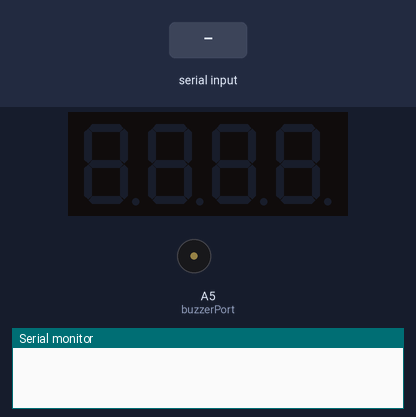
Bench run of a sketch on a simulated Arduino Uno, built with avr-gcc and run on an emulated ATmega328P. Shown: 4-digit seven-segment display, buzzer (waves = sounding), the last lines printed to the serial monitor. The test bench sets the inputs (shaded band). Random numbers use the default seed unless the sketch sets one.

Above: at 1.2 s.
1.3 s: "90,45\n" received over Serial
At 7.8 s:
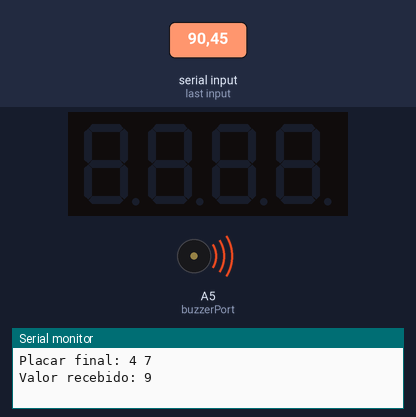
Timing chart, 0 to 10.3 s (numbered marks = the images above; inputs shaded):
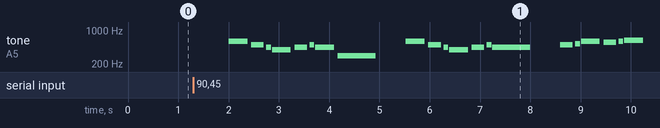

The sketch:

ArduField.ino
```cpp
#include "SevSeg.h"
#include "pitches.h"
#include <unistd.h>
#define NO_SOUND 0

SevSeg sevseg; // Instancia um objeto crontroller do display de 7 segmentos
const int compasso   = 1500; // Altera o compasso da música
const int buzzerPort = A5; // A porta utilizada para o buzzer
int playBuzzer       = 0;
long randNumber;


/*
* Hino do Grêmio
*/
int melodiaTricolor[]    =    { NOTE_D5,NOTE_B4,NOTE_A4,NOTE_G4,NOTE_A4,NOTE_B4,NOTE_A4,NOTE_D4,NO_SOUND,NOTE_D5,NOTE_B4,NOTE_A4,NOTE_G4,NOTE_A4,NOTE_B4,NOTE_A4, NO_SOUND, NOTE_B4, NOTE_C5, NOTE_D5, NOTE_CS5, NOTE_D5, NOTE_DS5, NOTE_D5, NOTE_DS5, NOTE_FS5,  NOTE_E5, NOTE_B4, NOTE_C5, NOTE_D5, NOTE_E5, NOTE_D5, NOTE_A4, NOTE_C5, NOTE_B4, NOTE_G4};
int tempoNotasTricolor[] = {       4,      6,     16,      4,     6,      16,      4,      2,       4,      4,      6,     16,      4,     6,      16,      2,        4,       6,      16,       4,        6,      16,        4,       6,       16,        4,        2,       6,      16,       4,       6,      16,       4,        6,     16,      2 };


/*
* Hino do Brasil
*/
int melodia[] = { NOTE_C4, NOTE_F4,NOTE_E4,NOTE_F4,NOTE_G4,NOTE_A4,NOTE_G4,NOTE_A4,NOTE_AS4, NOTE_B4,NOTE_C5,NOTE_F4,NOTE_C4, NOTE_F4,NOTE_E4,NOTE_G4,NOTE_F4,NOTE_A4,NOTE_G4,NOTE_AS4,NOTE_A4, NOTE_FS4,NOTE_G4,NO_SOUND,NO_SOUND,NOTE_C4, NOTE_G4,NOTE_FS4,NOTE_G4,NOTE_A4,NOTE_AS4,NOTE_A4,NOTE_AS4,NOTE_B4, NOTE_CS5,NOTE_D5,NOTE_G4,NOTE_C4, NOTE_G4,NOTE_F4,NOTE_A4,NOTE_G4,NOTE_AS4,NOTE_A4,NOTE_B4,NOTE_AS4, NOTE_GS4,NOTE_A4,NO_SOUND,NOTE_A4,NOTE_A4, NOTE_AS4,NOTE_A4,NO_SOUND,NOTE_A4,NOTE_AS4,NOTE_A4, NOTE_A4,NOTE_D5,NOTE_C5,NOTE_AS4, NOTE_AS4,NOTE_A4,NOTE_A4,NOTE_G4,NOTE_G4,NOTE_F4,NOTE_F4,NOTE_E4, NOTE_E4,NOTE_D4,NO_SOUND,NOTE_G4,NOTE_G4, NOTE_A4,NOTE_G4,NO_SOUND,NOTE_G4,NOTE_A4,NOTE_G4, NOTE_G4,NOTE_C5,NOTE_B4,NOTE_A4, NOTE_A4,NOTE_G4,NOTE_G4,NOTE_F4,NOTE_F4,NOTE_E4,NOTE_E4,NOTE_D4, NOTE_D4,NOTE_C4,NO_SOUND,NOTE_C4,NOTE_E4,NOTE_G4, NOTE_AS4,NOTE_C4,NOTE_E4,NOTE_G4,NOTE_AS4,NOTE_C4,NOTE_E4,NOTE_G4, NOTE_AS4,NOTE_AS4,NOTE_C4, NOTE_F4,NOTE_E4,NOTE_F4,NOTE_G4,NOTE_A4,NOTE_G4,NOTE_A4,NOTE_AS4, NOTE_B4,NOTE_C5,NOTE_F4,NOTE_C4, NOTE_F4,NOTE_E4,NOTE_G4,NOTE_F4,NOTE_A4,NOTE_G4,NOTE_AS4,NOTE_A4, NOTE_FS4,NOTE_G4,NO_SOUND,NOTE_C4, NOTE_G4,NOTE_FS4,NOTE_G4,NOTE_A4,NOTE_AS4,NOTE_A4,NOTE_AS4,NOTE_B4, NOTE_CS5,NOTE_D5,NOTE_G4,NOTE_C4, NOTE_G4,NOTE_FS4,NOTE_A4,NOTE_G4,NOTE_AS4,NOTE_A4,NOTE_C5,NOTE_AS4, NOTE_GS4,NOTE_A4,NO_SOUND,NO_SOUND,NOTE_F4, NOTE_G4,NOTE_F4,NOTE_E4,NOTE_F4,NOTE_E4,NOTE_F4,NOTE_G4,NOTE_F4, NOTE_F4,NOTE_AS4,NOTE_AS4,NO_SOUND,NOTE_G4, NOTE_A4,NOTE_G4,NOTE_FS4,NOTE_G4,NOTE_FS4,NOTE_G4,NOTE_A4,NOTE_G4, NOTE_G4,NOTE_C5,NOTE_C5,NO_SOUND,NOTE_A4, NOTE_AS4,NOTE_A4,NOTE_GS4,NOTE_A4,NOTE_GS4,NOTE_A4,NOTE_AS4,NOTE_A4, NOTE_A4,NOTE_D5,NOTE_C5,NOTE_AS4,NOTE_G4, NOTE_G4,NOTE_F4,NO_SOUND,NOTE_E4,NOTE_F4,NOTE_G4, NOTE_AS4,NOTE_A4,NOTE_E4,NOTE_F4,NOTE_CS4,NOTE_D4,NOTE_AS4,NOTE_G4, NOTE_G4,NOTE_F4,NO_SOUND,NOTE_G4,NOTE_A4,NOTE_AS4, NOTE_B4,NOTE_C5,NOTE_A4,NOTE_F4,NOTE_D4,NOTE_AS4, NOTE_A4,NOTE_F4,NOTE_D4,NOTE_C4,NOTE_D4,NOTE_E4, NOTE_F4 };
int tempoNotas[] = { 4,6,16,6,16,6,16,6,16,3,8,4,4,6,16,6,16,6,16,6,16,4,4,4,16,8,6,16,6,16,6,16,6,16,3,8,4,4,6,16,6,16,6,16,6,16,4,4,4,6,16,4,4,8,8,6,16,4,2,8,8,8,8,8,8,8,8,8,8,4,4,4,6,16,4,4,8,8,6,16,4,2,8,8,8,8,8,8,8,8,8,8,4,4,8,8,8,8,8,8,8,8,8,8,8,8,2,4,4,6,16,6,16,6,16,6,16,3,8,4,4,6,16,6,16,6,16,6,16,4,4,4,4,6,16,6,16,6,16,6,16,3,8,4,4,6,16,6,16,6,16,6,16,4,4,4,8,16,6,16,6,16,6,16,6,16,3,8,4,8,8,6,16,6,16,6,16,6,16,3,8,4,8,8,6,16,6,16,6,16,6,16,4,3,8,8,8,4,4,8,8,8,8,8,8,8,8,8,8,8,8,4,4,8,8,8,8,8,8,8,8,4,4,4,6,16,4,6,16,2 };
// Duração das Notas: Colcheia:8; Semínima: 4; Mínima:2; Semibreve:1


void setup() {
  byte numDigits = 4;
  byte digitPins[] = {10, 11, 12, 13};
  byte segmentPins[] = {2, 3, 4, 5, 6, 7, 8, 9};

  playBuzzer = 0;      // 0 = não toca o buzzer | 1 = Hino do Imortal Tricolor | 2 = Hino do Brasil
  Serial.begin(9600);  // opens serial port, sets data rate to 9600 bps

  sevseg.setChars("0 0 "); // Inicia o placar com '0x0'.

  sevseg.begin(COMMON_CATHODE, numDigits, digitPins, segmentPins);
  sevseg.setBrightness(90);
}


void loop(){
  static unsigned long timer = millis();
  static int deciSeconds = 0;

  if (millis() >= timer) {
    deciSeconds++; // 1000 milliSeconds is equal to 10 deciSecond
    timer += 1000;

    if (deciSeconds == 10000) { // Reset to 0 after counting for 1000 seconds.
      deciSeconds=0;
    }

    // Aqui eu pretendo chamar 'atualizaPlacar', mas não chamei pra facilitar nos testes

    // Verifica se a porta serial recebeu alguma informação para, então, saber qual dos hinos deve tocar.
    if (Serial.available() > 0) {
      randNumber = random(0, 9);
      String randNumber1 = String(randNumber);
      randNumber = random(0, 9);
      String randNumber2 = String(randNumber);
      String score = randNumber1 + " " + randNumber2 + " ";
      Serial.println("Placar final: " + score);

      char charBuf[50];
      score.toCharArray(charBuf, 5);
      sevseg.setChars(charBuf);

      playBuzzer = Serial.read() - 48; // Lê o byte recebido e diminui 48, que é 0 na tabela ASCII
      Serial.print("Valor recebido: ");
      Serial.println(playBuzzer);

      if (playBuzzer > 0) {
        if(playBuzzer == 2) {
          tocarHinoBrasileiro();
        } else {
          tocarHinoTricolor();
        }
      }
    }

  }

  sevseg.refreshDisplay(); // Must run repeatedly
}


void atualizarPlacar() {

}


void tocarHinoTricolor() {
  for (int Nota = 0; Nota < 36; Nota++) {           // O número 36 indica quantas notas tem a nossa matriz.
    int tempo = compasso/tempoNotasTricolor[Nota];  // Tempo = compasso dividido pela indicação da matriz tempoNotas.
    tone(buzzerPort, melodiaTricolor[Nota],tempo);  // Toca a nota indicada pela matriz melodia durante o tempo.

    // Para distinguir as notas adicionamos um tempo entre elas (tempo da nota + 20%).
    delay(tempo*1.2);
  }
}


void tocarHinoBrasileiro() {
  for (int Nota = 0; Nota < 108; Nota++) {  // O número 230 indica quantas notas tem a nossa matriz (108 vai até antes de "Brasil de um sonho intenso...).
    int tempo = compasso/tempoNotas[Nota];  // Tempo = compasso dividido pela indicação da matriz tempoNotas.
    tone(buzzerPort, melodia[Nota],tempo);  // Toca a nota indicada pela matriz melodia durante o tempo.

    // Para distinguir as notas adicionamos um tempo entre elas (tempo da nota + 20%).
    delay(tempo*1.2);
  }
}

//Fim de Programa
```

pitches.h
```cpp
/*************************************************
 * Public Constants
 *************************************************/
#define NOTE_B0  31
#define NOTE_C1  33
#define NOTE_CS1 35
#define NOTE_D1  37
#define NOTE_DS1 39
#define NOTE_E1  41
#define NOTE_F1  44
#define NOTE_FS1 46
#define NOTE_G1  49
#define NOTE_GS1 52
#define NOTE_A1  55
#define NOTE_AS1 58
#define NOTE_B1  62
#define NOTE_C2  65
#define NOTE_CS2 69
#define NOTE_D2  73
#define NOTE_DS2 78
#define NOTE_E2  82
#define NOTE_F2  87
#define NOTE_FS2 93
#define NOTE_G2  98
#define NOTE_GS2 104
#define NOTE_A2  110
#define NOTE_AS2 117
#define NOTE_B2  123
#define NOTE_C3  131
#define NOTE_CS3 139
#define NOTE_D3  147
#define NOTE_DS3 156
#define NOTE_E3  165
#define NOTE_F3  175
#define NOTE_FS3 185
#define NOTE_G3  196
#define NOTE_GS3 208
#define NOTE_A3  220
#define NOTE_AS3 233
#define NOTE_B3  247
#define NOTE_C4  262
#define NOTE_CS4 277
#define NOTE_D4  294
#define NOTE_DS4 311
#define NOTE_E4  330
#define NOTE_F4  349
#define NOTE_FS4 370
#define NOTE_G4  392
#define NOTE_GS4 415
#define NOTE_A4  440
#define NOTE_AS4 466
#define NOTE_B4  494
#define NOTE_C5  523
#define NOTE_CS5 554
#define NOTE_D5  587
#define NOTE_DS5 622
#define NOTE_E5  659
#define NOTE_F5  698
#define NOTE_FS5 740
#define NOTE_G5  784
#define NOTE_GS5 831
#define NOTE_A5  880
#define NOTE_AS5 932
#define NOTE_B5  988
#define NOTE_C6  1047
#define NOTE_CS6 1109
#define NOTE_D6  1175
#define NOTE_DS6 1245
#define NOTE_E6  1319
#define NOTE_F6  1397
#define NOTE_FS6 1480
#define NOTE_G6  1568
#define NOTE_GS6 1661
#define NOTE_A6  1760
#define NOTE_AS6 1865
#define NOTE_B6  1976
#define NOTE_C7  2093
#define NOTE_CS7 2217
#define NOTE_D7  2349
#define NOTE_DS7 2489
#define NOTE_E7  2637
#define NOTE_F7  2794
#define NOTE_FS7 2960
#define NOTE_G7  3136
#define NOTE_GS7 3322
#define NOTE_A7  3520
#define NOTE_AS7 3729
#define NOTE_B7  3951
#define NOTE_C8  4186
#define NOTE_CS8 4435
#define NOTE_D8  4699
#define NOTE_DS8 4978
```

Measured:
- after the input at 1.3 s, tone on A5 (buzzerPort): plays 587 Hz for 0.38 s, 494 Hz for 0.25 s, 440 Hz for 0.09 s, 392 Hz for 0.38 s, 440 Hz for 0.25 s, 494 Hz for 0.09 s … (21 notes in this stretch), starting after 0.70 s
